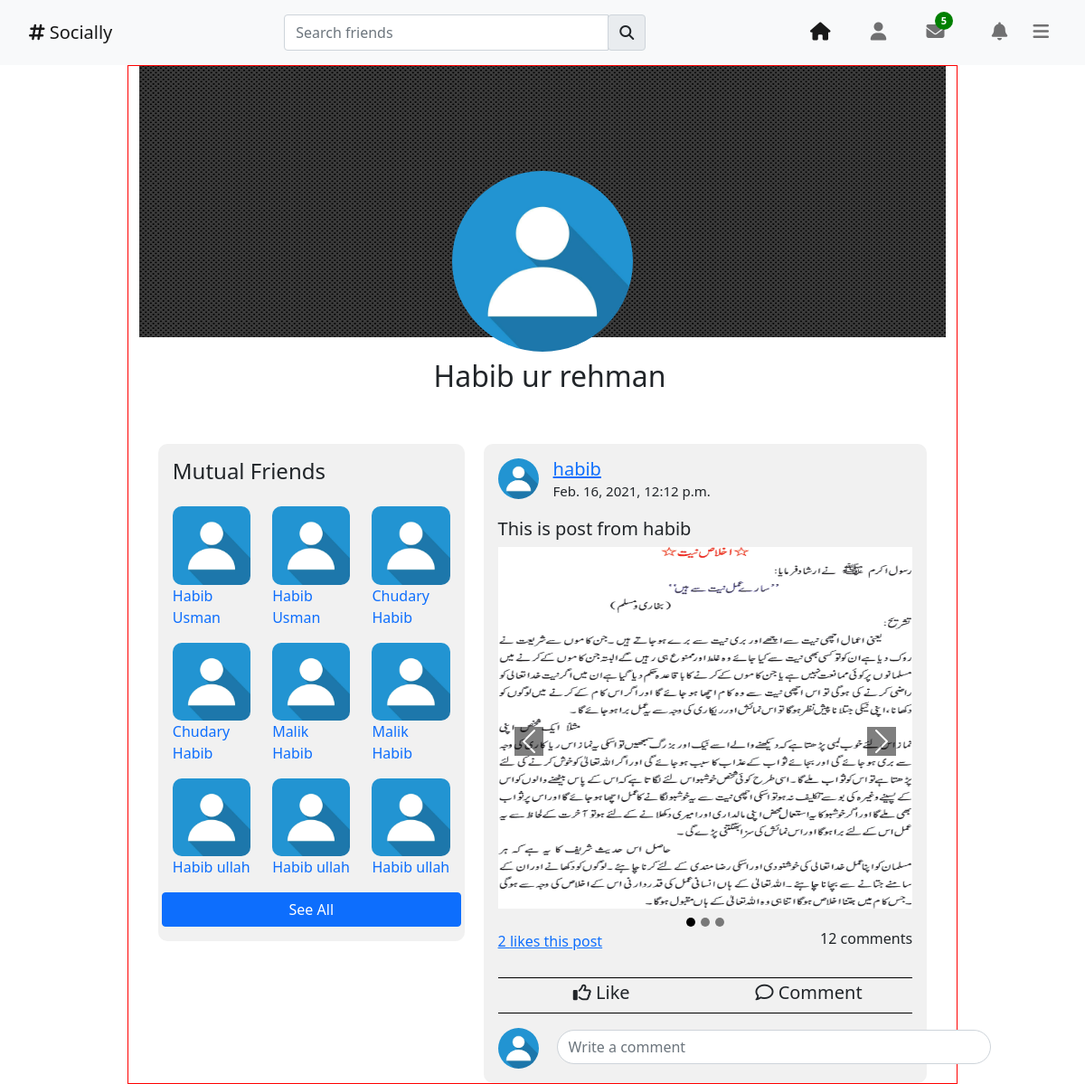
/profile/habib (signed in), run on the app's committed database.
### accounts/models.py (models this page shows, shortened)
class User(AbstractUser):
    slug = models.SlugField(unique=True, null=True)
    gender = models.CharField(max_length=50, null=True, choices=[
        ('Male', 'Male'),
        ('Female', 'Female'),
        ('Other', 'Other')
    ])
    about = models.TextField(null=True, blank=True, verbose_name="About")

### profiles/models.py (models this page shows, shortened)
class UserProfile(models.Model):
    user = models.OneToOneField(User, on_delete=models.CASCADE, related_name='user_profile')
    headline = models.TextField(null=True, blank=True)
    profile_image = models.ImageField(upload_to='profile/', default='profile/default_profile.jpg')
    cover_image = models.ImageField(upload_to='cover/', default='cover/default_cover.jpg')
    date_of_birth = models.DateField(null=True, blank=True)
    phone = models.CharField(max_length=15, null=True, blank=True)
    city = models.CharField(max_length=50, null=True, blank=True)
    country = models.CharField(max_length=50, null=True, blank=True)

### posts/models.py (models this page shows, shortened)
class Post(models.Model):
    user = models.ForeignKey(User, on_delete=models.CASCADE)
    title = models.CharField(max_length=500, verbose_name="Post title")
    sub_title = models.CharField(max_length=500, null=True, blank=True, verbose_name="Subtitle")
    content = models.TextField(null=True, blank=True)
    like_num = models.IntegerField(default=0, verbose_name="Number of likes")
    comment_num = models.IntegerField(default=0, verbose_name="Number of comments")
    add_time = models.DateTimeField(auto_now=True, verbose_name="Post add time")

class PostImage(models.Model):
    post = models.ForeignKey(Post, on_delete=models.CASCADE, related_name="post_image")
    image = models.ImageField(upload_to='post_images/')

### profiles/views.py (the view)
# urls.py: path('<slug:slug>', views.UserProfile.as_view(), name="user_profile")
class UserProfile(DetailView):
    model = User
    context_object_name = 'profile'
    template_name = 'home/user_profile.html'
    def get_queryset(self):
        query_set = User.objects.filter(
            slug=self.kwargs.get('slug')
        ).prefetch_related(
            'user_profile', 'user_education'
        )
        return query_set
    def get_context_data(self, **kwargs):
        context = super(UserProfile, self).get_context_data(**kwargs)
        posts = Post.objects.filter(
            user__slug=self.kwargs.get('slug')
        ).prefetch_related(
            'post_like', 'post_comment', 'post_image'
        )
        my_friends = Subquery(Friend.objects.filter(
            user=self.request.user
        ).values('friend__username'))
        mutual_friends = Friend.objects.filter(
            friend__username__in=my_friends
        ).values(
            'friend__first_name', 'friend__last_name', 'friend__last_name','friend__user_profile__profile_image'
        )[:9]
        context['mutual_friends'] = mutual_friends
        context['posts'] = posts
        return context

### templates/home/user_profile.html (shortened to what this page needs)
{% extends 'base/bootstrap_template.html' %}
{% load static %}
{% block css_section %}
    <link rel="stylesheet" href="{% static 'home/css/search_css.css' %}">
    <link rel="stylesheet" href="{% static 'home/css/style.css' %}">
    <link rel="stylesheet" href="{% static 'home/css/navbar_css.css' %}">
    <link rel="stylesheet" href="{% static 'base/base_style.css' %}">
    <link rel="stylesheet" href="{% static 'home/css/profile_style.css' %}">
{% endblock %}
{% block main_body %}
    <div class="application">
    {% include 'home/navbar.html' %}
    <div class="main-section row">
        <div class="container col-lg-7, col-md-9">
            <div class="user-personal-information ">
                <div class="profile-image-section">
                    <div class="cover-image">
                    </div>
                    <div class="profile-image">
                        <img src="{{ profile.user_profile.profile_image.url }}" alt="profile image">
                    </div>
                </div>
                <div class="user-info-section">
                    <div class="username-section">
                        {% if profile.first_name %}
                            <h2>{{ profile.first_name }} {{ profile.last_name }}</h2>
                        {% else %}
                            <h2>{{ profile.username }}</h2>
                        {% endif %}
                    </div>
                </div>
                <div class="profile-main-section">
                    <div class="left-section">
                        <div class="mutual-friends-section">
                            <h4>Mutual Friends</h4>
                            <div class="mutual-friends-display">
                                <div class="row">
                                    {% for mutual_friend in mutual_friends %}
                                        <div class="col-xl-4 col-lg-4 col-sm-6 col-12">
                                            <div class="card mutual-friend-card">
                                                <div class="card-content">
                                                    <img src="/media/{{ mutual_friend.friend__user_profile__profile_image }}"
                                                         class="card-img-top" alt="...">
                                                    {% if mutual_friend.friend__first_name %}
                                                        <a href="#"
                                                           class="mutual-friend-name">{{ mutual_friend.friend__first_name }} {{ mutual_friend.friend__last_name }}</a>
                                                    {% else %}
                                                        <a href="#"
                                                           class="mutual-friend-name">{{ mutual_friend.friend__username }}</a>
                                                    {% endif %}
                                                </div>
                                            </div>
                                        </div>
                                    {% endfor %}
                                    <a href="" class="btn btn-primary see-all-mutual-friends-button"> See All</a>
                                </div>
                            </div>
                        </div>
                    </div>
                    <div class="right-section">
                        <div class="posts-section">
                            {% for post in posts %}
                                <div class="post infinite-item">
                                    <div class="post-info">
                                        <div class="user-image">
                                            <img src="{{ post.user.user_profile.profile_image.url }}" alt="image">
                                        </div>
                                        <div class="info ">
                                            <div class="username">
                                                <a href="{% url 'profile:user_profile' post.user.slug %}">
                                                    <h5>{{ post.user.username }}</h5></a>
                                            </div>
                                            <div class="date-time">
                                                <h5>{{ post.add_time }}</h5>
                                            </div>
                                        </div>
                                    </div>
                                    <div class="post-title">
                                        <h5>{{ post.title }}</h5>
                                    </div>
                                    <div class="post-content">
                                        <div class="post-image">
                                            {% if post.post_image %}
                                                {% if post.post_image.count == 1 %}
                                                    <img class="d-block w-100 post-image"
                                                         src="{{ post.post_image.first.image.url }}"
                                                         alt="image">
                                                {% else %}
                                                    <div id="myCarousel" class="carousel slide" data-ride="carousel">
                                                        <div class="carousel-inner">
                                                            {% for img in post.post_image.all %}
                                                                {% if forloop.counter == 1 %}
                                                                    <div class="carousel-item active">
                                                                        <img class="d-block w-100 post-image"
                                                                             src="{{ img.image.url }}"
                                                                             alt="image">
                                                                    </div>
                                                                {% else %}
                                                                    <div class="carousel-item ">
                                                                        <img class="d-block w-100 post-image"
                                                                             src="{{ img.image.url }}"
                                                                             alt="image">
                                                                    </div>
                                                                {% endif %}
                                                            {% endfor %}
                                                        </div>
                                                        <a class="carousel-control-prev " href="#myCarousel"
                                                           role="button" data-slide="prev">
                                                <span class="carousel-control-prev-icon carousel-movers"
                                                      aria-hidden="true"></span>
                                                        </a>
                                                        <a class="carousel-control-next" href="#myCarousel"
                                                           role="button" data-slide="next">
                                                <span class="carousel-control-next-icon carousel-movers"
                                                      aria-hidden="true"></span>
                                                        </a>
                                                        <ol class="carousel-indicators">
                                                            {% for img in post.post_image.all %}
                                                                {% if forloop.counter == 1 %}
                                                                    <li data-target="#myCarousel" data-slide-to="1"
                                                                        class="active"></li>
                                                                {% else %}
                                                                    <li data-target="#myCarousel"
                                                                        data-slide-to={{ forloop.counter }}></li>
                                                                {% endif %}
                                                            {% endfor %}
                                                        </ol>
                                                    </div>
                                                {% endif %}
                                            {% endif %}
                                        </div>
                                    </div>
                                    <div class="post-stats">
                                        <div class="stats-display">
                                            <a href="" class="like-number-display" id="like-number-{{ post.id }}"
                                               data-toggle="modal"
                                               data-target="#likesModel">{{ post.like_num }} likes this post</a>
                                            <h5 class="display-comments" id="comment-{{ post.id }}"
                                                data-url="{% url 'posts:more_comments' %}">{{ post.comment_num }}
                                                comments</h5>
                                        </div>
                                        <div class="stats-option">
                                            <div class="like-option">
                                                <h5 id="like-{{ post.id }}" class="like-buttons"><i
                                                        class="far fa-thumbs-up"></i>
                                                    <span>Like</span>
                                                </h5>
                                            </div>
                                            <div class="comment-option">
                                                <h5 class="display-comments"><i class="far fa-comment"></i>
                                                    <span>Comment</span>
                                                </h5>
                                            </div>
                                        </div>
                                    </div>
                                    <div class="post-comments">
                                        <div class="post-new-comment">
                                            <div class="user-image">
                                                <img src="{{ user.user_profile.profile_image.url }}" alt="image">
                                            </div>
                                            <form method="post" data-url="{% url 'posts:post_new_comment' %}"
                                                  class="comment-form"
                                                  id="{{ post.id }}">
                                                <div class="input-field comment-input-field">
                                                    <div class="input-group">
                                                        <input type="text" name="comment"
                                                               class="form-control new-comment-input"
                                                               placeholder="Write a comment">
                                                    </div>
                                                </div>
                                            </form>
                                        </div>
                                    </div>
                                </div>
                            {% endfor %}
                        </div>
                    </div>
                </div>
            </div>
        </div>
    </div>
{% endblock %}

### data on the page
User: user_profile.profile_image (placeholder picture), first_name "Habib", last_name "ur rehman", shows a picture, friend__first_name "Habib", friend__last_name "Usman", friend__first_name "Chudary", friend__last_name "Habib", friend__first_name "Malik", friend__last_name "ullah"
Post: user.user_profile.profile_image (placeholder picture), user.username "habib", add_time "Feb. 16, 2021, 12:12 p.m.", title "This is post from habib", like_num "2", comment_num "12", user_profile.profile_image (placeholder picture)
PostImage: image (picture)
